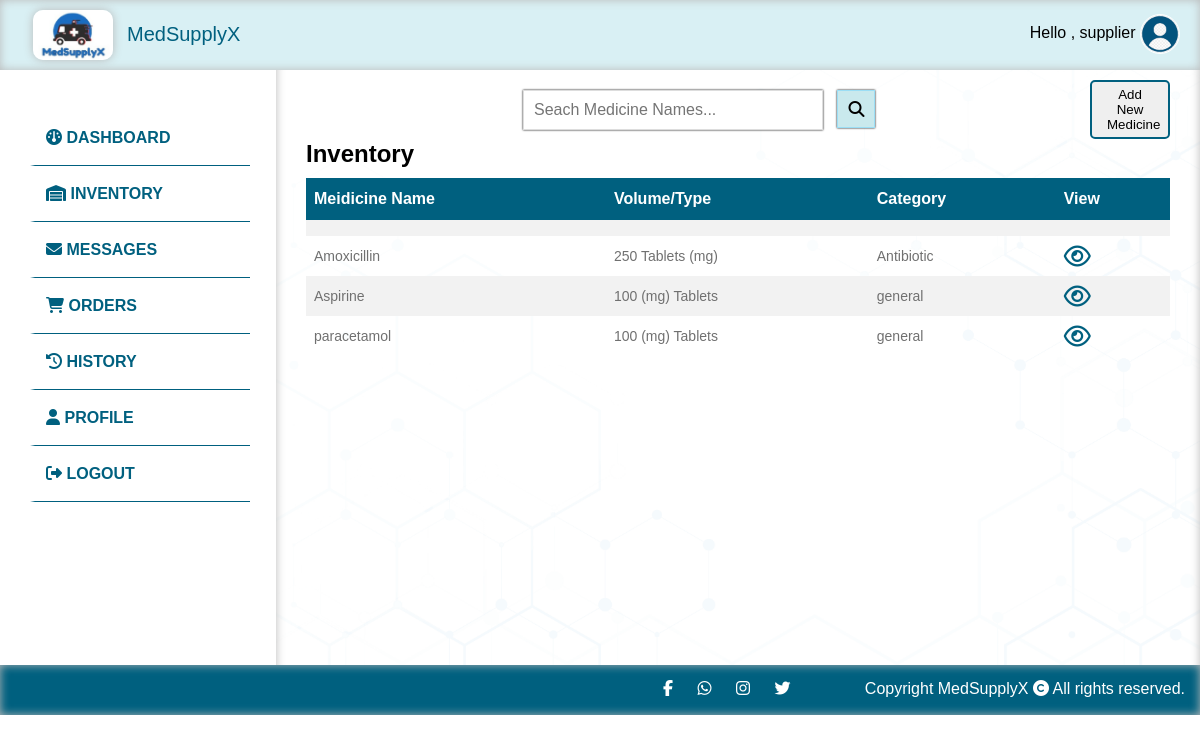
Screenshot of /suppliers/inventory (signed in) with the database file from the repository.
### tables this page shows
CREATE TABLE `supplierinventory` (
  `id` int(11) NOT NULL,
  `medicineId` int(11) NOT NULL,
  `medicineName` varchar(100) NOT NULL,
  `brand` varchar(50) NOT NULL,
  `category` varchar(50) NOT NULL,
  `volume` int(11) NOT NULL,
  `type` varchar(50) NOT NULL,
  `batchNo` varchar(50) NOT NULL,
  `quantity` int(11) NOT NULL,
  `manufactureDate` date NOT NULL,
  `expireDate` date NOT NULL,
  `supplierId` int(11) NOT NULL
);

### app/controllers/Suppliers.php (called while the page is built, shortened)
<?php
class Suppliers extends Controller
{
    public $supplierModel;
    public function __construct()
    {
        $this->supplierModel = $this->model('Supplier');
    }
    public function inventory()
    {
        $data = [
            'supplierinventory' => $this->supplierModel->getInventory()
        ];
        $this->view('supplier/inventory', $data);
    }
}

### app/libraries/Core.php (called while the page is built, shortened)
<?php
    class Core {
        protected $currentMethod = 'index';
        public function __construct() {
            $url = $this->getUrl();
            if(isset($url[0])){
            if(file_exists('../app/controllers/' . ucwords($url[0]) . '.php')) {
                unset($url[0]);
            }
        }
            $this->currentController = new $this->currentController;
            if(isset($url[1])) {
                if(method_exists($this->currentController, $url[1])) {
                    $this->currentMethod = $url[1];
                    unset($url[1]);
                }
            }
            $this->params = $url ? array_values($url) : [];
            call_user_func_array([$this->currentController, $this->currentMethod], $this->params);
      }
       public function getUrl() {
           if(isset($_GET['url'])) {
               $url = rtrim($_GET['url'], '/');
               $url = filter_var($url, FILTER_SANITIZE_URL);
               $url = explode('/', $url);
               return $url;
           }
       }
    }
    ?>

### public/index.php (called while the page is built, shortened)
<?php
    $init = new Core;
?>

### app/libraries/Database.php (called while the page is built, shortened)
<?php
class Database {
    private $host = DB_HOST;
    private $user = DB_USER;
    private $pass = DB_PASS;
    private $dbname= DB_NAME;
    private $dbh;
    private $stmt;
    public function __construct(){
        $dsn = 'mysql:host=' . $this->host . ';dbname=' . $this->dbname;
        $options = array(
            PDO::ATTR_PERSISTENT => true,
            PDO::ATTR_ERRMODE => PDO::ERRMODE_EXCEPTION
        );
        try{
            $this->dbh = new PDO($dsn, $this->user, $this->pass, $options);
        } catch(PDOException $e){
            $this->error = $e->getMessage();
            echo $this->error;
        }
    }
    public function query($sql){
        $this->stmt = $this->dbh->prepare($sql);
    }
    public function bind($param, $value, $type = null){
        if(is_null($type)){
            switch(true){
                case is_int($value):
                    $type = PDO::PARAM_INT;
                    break;
            }
        }
        $this->stmt->bindValue($param, $value, $type);
    }
    public function execute(){
        return $this->stmt->execute();
    }
    public function resultSet(){
        $this->execute();
        return $this->stmt->fetchAll(PDO::FETCH_OBJ);
    }
}

### app/models/Supplier.php (called while the page is built, shortened)
<?php
class Supplier
{
    private $db;
    public function __construct()
    {
        $this->db = new Database;
    }
    public function getInventory()
    {
        $this->db->query('SELECT * FROM supplierinventory WHERE supplierId = :supplierId GROUP BY medicineId ORDER BY medicineName ASC');
        $this->db->bind(':supplierId', $_SESSION['USER_DATA']['id']);
        $results = $this->db->resultSet();
        return $results;
    }
}

### app/views/supplier/inventory.php (the view, shortened to what this page needs)
<DOCTYPE html>
<html lang="en">
<head>
<link rel="stylesheet" href="<?php echo URLROOT ?>/public/css/style.css">
</head>
<body>
<?php require APPROOT . '/views/inc/header.php'; ?>
<?php require APPROOT . '/views/inc/supplier_sidebar.php'; ?>
  <div class="content">
  <div class="alignRight">
 <a href="<?php echo URLROOT; ?>/suppliers/addmedicineinventory"> <button class="addBtn"> Add New Medicine</button> </a>
  </div>
  <form class="search">
      <input type="text" id="myInput" placeholder="Seach Medicine Names..." onkeyup="search()">
      <i class="fas fa-search" id="searchicon"></i>
    </form>
  <h2>
  <div class="anim">
    Inventory
  </div>
  </h2>
<div class="anim">
<table class="customers" id="myTable">
  <tr>
    <th> Meidicine Name </th>
    <th> Volume/Type </th>
    <th> Category </th>
    <th> View </th>
  </tr>
<tr>
  <td> </td>
  <td> </td>
  <td> </td>
  <td> </td>
</tr>
<?php foreach ($data['supplierinventory'] as $inventory) : ?>
<tr onclick="window.location='<?php echo URLROOT; ?>/suppliers/medicinestock/<?php echo $inventory->medicineId; ?>'">
  <td> <?php echo $inventory->medicineName ?> </td>
  <td> <?php echo $inventory->volume ?>
       <?php echo $inventory->type ?> </td>
  <td> <?php echo $inventory->category ?> </td>
  <td> <a href="<?php echo URLROOT; ?>/suppliers/viewinventory/<?php echo $inventory->medicineId; ?>">
  <i class="fa fa-eye" aria-hidden="true" style="font-size:24px;color:#00607f;"></i>
  </a> </td>
</tr>
<?php endforeach; ?>
</table>
</div>
</div>
</div>
<?php require APPROOT . '/views/inc/footer.php'; ?>
</body>
</html>

### public/css/style.css (style rules this page uses)
* { box-sizing: border-box; margin: 0; }
body { font-family:Arial, Helvetica, sans-serif; min-height: 100vh; }
.content { background: rgb(255,255,255); background: linear-gradient(90deg, rgba(255,255,255,1) 0%, rgb(235, 252, 255) 100%); padding: 30px; flex: 1; margin-top: 50px; background-repeat: no-repeat; background-size: cover; box-shadow: 0px 10px 10px rgb(185, 185, 185) inset; background-image: url(../img/background.png); }
.anim { animation: 2s anim-lineUp ease-out; }
.customers { font-family: Arial, Helvetica, sans-serif; border-collapse: collapse; width: 100%; margin-top: 10px; }
.customers td, .customers th { border: 0px solid #ddd; padding: 8px; color:#707070; }
.customers td { font-size: 14px; }
.customers tr:nth-child(even) { background-color: #f2f2f2; }
.customers th { padding-top: 12px; padding-bottom: 12px; text-align: left; background-color: #00607F; color: white; }
.alignRight { float: right; height:40px; }
.addBtn { border: 2px solid #00607F; padding: 5px 15px; cursor: pointer; border-radius: 5px; width: 80px; display:inline-block; }
#myInput { background-position: 10px 10px; background-repeat: no-repeat; font-size: 16px; padding: 10px ; border: 1px solid #ddd; margin:10px; width:300px; box-shadow:0px 0px 2px 0px; }
#searchicon { box-shadow: 0px 0px 2px 0px; border: 1px solid #9bdef5; background-color: #c9e9ed; padding:10px; }
.search { margin:0 auto; width:450px; }

### rows the page displays
supplierinventory: medicineName "Amoxicillin", volume "250", type "Tablets (mg)", category "Antibiotic"
supplierinventory: medicineName "Aspirine", volume "100", type "(mg) Tablets", category "general"
supplierinventory: medicineName "paracetamol", volume "100", type "(mg) Tablets", category "general"

### other values shown
$_SESSION['USER_DATA']['name'] "supplier"
